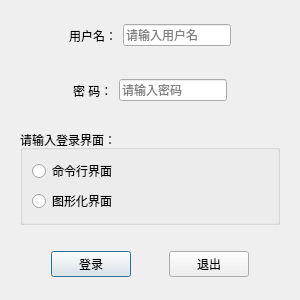
<?xml version="1.0" encoding="UTF-8"?>
<ui version="4.0">
 <class>LoginDialog</class>
 <widget class="QDialog" name="LoginDialog">
  <property name="geometry">
   <rect>
    <x>0</x>
    <y>0</y>
    <width>300</width>
    <height>300</height>
   </rect>
  </property>
  <property name="minimumSize">
   <size>
    <width>300</width>
    <height>300</height>
   </size>
  </property>
  <property name="maximumSize">
   <size>
    <width>300</width>
    <height>300</height>
   </size>
  </property>
  <property name="contextMenuPolicy">
   <enum>Qt::NoContextMenu</enum>
  </property>
  <property name="windowTitle">
   <string>登录界面</string>
  </property>
  <layout class="QVBoxLayout" name="verticalLayout_3">
   <item>
    <widget class="QWidget" name="widget" native="true">
     <layout class="QHBoxLayout" name="horizontalLayout">
      <item>
       <spacer name="horizontalSpacer">
        <property name="orientation">
         <enum>Qt::Horizontal</enum>
        </property>
        <property name="sizeHint" stdset="0">
         <size>
          <width>40</width>
          <height>20</height>
         </size>
        </property>
       </spacer>
      </item>
      <item>
       <widget class="QLabel" name="label">
        <property name="text">
         <string>用户名：</string>
        </property>
       </widget>
      </item>
      <item>
       <widget class="QLineEdit" name="usrLineEdit">
        <property name="placeholderText">
         <string>请输入用户名</string>
        </property>
       </widget>
      </item>
      <item>
       <spacer name="horizontalSpacer_3">
        <property name="orientation">
         <enum>Qt::Horizontal</enum>
        </property>
        <property name="sizeHint" stdset="0">
         <size>
          <width>40</width>
          <height>20</height>
         </size>
        </property>
       </spacer>
      </item>
     </layout>
    </widget>
   </item>
   <item>
    <widget class="QWidget" name="widget_2" native="true">
     <layout class="QHBoxLayout" name="horizontalLayout_2">
      <item>
       <spacer name="horizontalSpacer_2">
        <property name="orientation">
         <enum>Qt::Horizontal</enum>
        </property>
        <property name="sizeHint" stdset="0">
         <size>
          <width>40</width>
          <height>20</height>
         </size>
        </property>
       </spacer>
      </item>
      <item>
       <widget class="QLabel" name="label_2">
        <property name="text">
         <string>密 码：</string>
        </property>
       </widget>
      </item>
      <item>
       <widget class="QLineEdit" name="pwdLineEdit">
        <property name="echoMode">
         <enum>QLineEdit::Password</enum>
        </property>
        <property name="placeholderText">
         <string>请输入密码</string>
        </property>
       </widget>
      </item>
      <item>
       <spacer name="horizontalSpacer_4">
        <property name="orientation">
         <enum>Qt::Horizontal</enum>
        </property>
        <property name="sizeHint" stdset="0">
         <size>
          <width>40</width>
          <height>20</height>
         </size>
        </property>
       </spacer>
      </item>
     </layout>
    </widget>
   </item>
   <item>
    <widget class="QWidget" name="widget_4" native="true">
     <layout class="QVBoxLayout" name="verticalLayout_2">
      <item>
       <widget class="QGroupBox" name="groupBox">
        <property name="title">
         <string>请输入登录界面：</string>
        </property>
        <layout class="QVBoxLayout" name="verticalLayout">
         <item>
          <widget class="QRadioButton" name="commandBtn">
           <property name="text">
            <string>命令行界面</string>
           </property>
          </widget>
         </item>
         <item>
          <widget class="QRadioButton" name="figureBtn">
           <property name="text">
            <string>图形化界面</string>
           </property>
          </widget>
         </item>
        </layout>
       </widget>
      </item>
     </layout>
    </widget>
   </item>
   <item>
    <widget class="QWidget" name="widget_3" native="true">
     <layout class="QHBoxLayout" name="horizontalLayout_3">
      <item>
       <spacer name="horizontalSpacer_5">
        <property name="orientation">
         <enum>Qt::Horizontal</enum>
        </property>
        <property name="sizeHint" stdset="0">
         <size>
          <width>40</width>
          <height>20</height>
         </size>
        </property>
       </spacer>
      </item>
      <item>
       <widget class="QPushButton" name="loginBtn">
        <property name="text">
         <string>登录</string>
        </property>
       </widget>
      </item>
      <item>
       <spacer name="horizontalSpacer_6">
        <property name="orientation">
         <enum>Qt::Horizontal</enum>
        </property>
        <property name="sizeHint" stdset="0">
         <size>
          <width>40</width>
          <height>20</height>
         </size>
        </property>
       </spacer>
      </item>
      <item>
       <widget class="QPushButton" name="exitBtn">
        <property name="text">
         <string>退出</string>
        </property>
       </widget>
      </item>
      <item>
       <spacer name="horizontalSpacer_7">
        <property name="orientation">
         <enum>Qt::Horizontal</enum>
        </property>
        <property name="sizeHint" stdset="0">
         <size>
          <width>40</width>
          <height>20</height>
         </size>
        </property>
       </spacer>
      </item>
     </layout>
    </widget>
   </item>
  </layout>
 </widget>
 <resources/>
 <connections>
  <connection>
   <sender>exitBtn</sender>
   <signal>clicked()</signal>
   <receiver>LoginDialog</receiver>
   <slot>close()</slot>
   <hints>
    <hint type="sourcelabel">
     <x>344</x>
     <y>325</y>
    </hint>
    <hint type="destinationlabel">
     <x>250</x>
     <y>198</y>
    </hint>
   </hints>
  </connection>
 </connections>
</ui>
